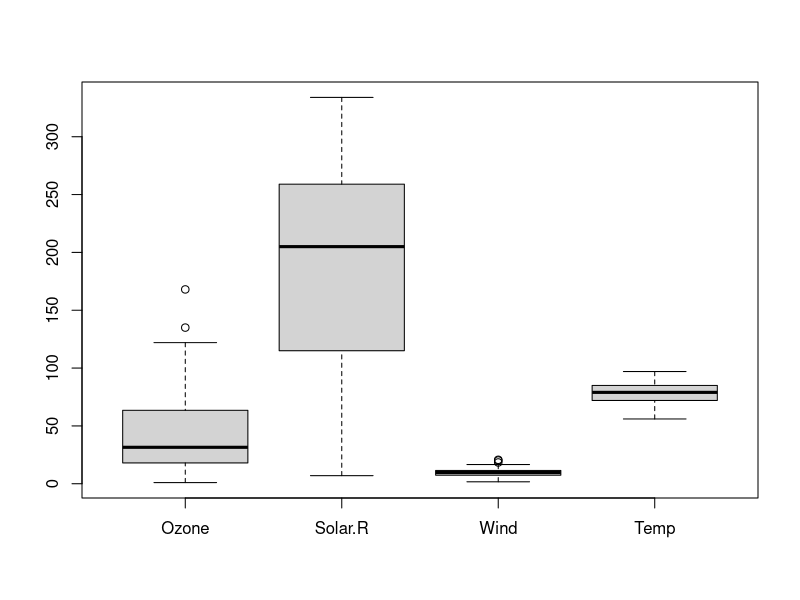
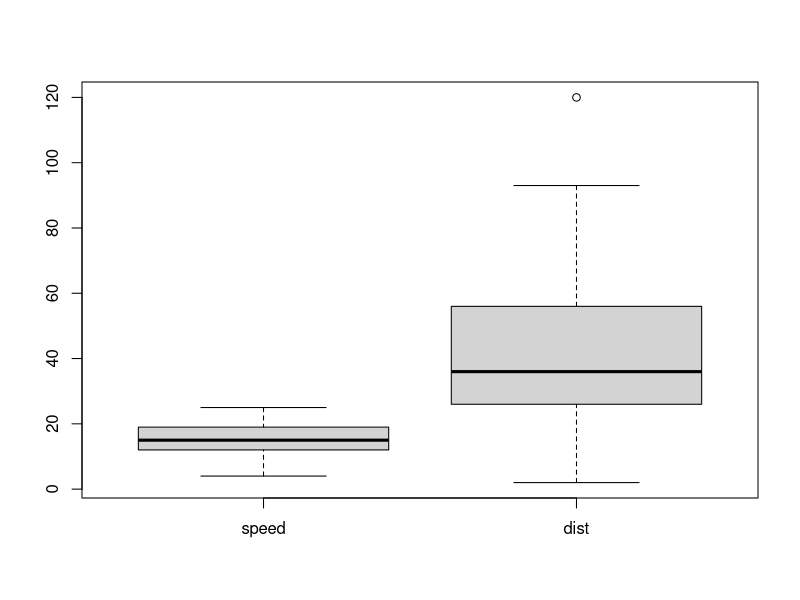
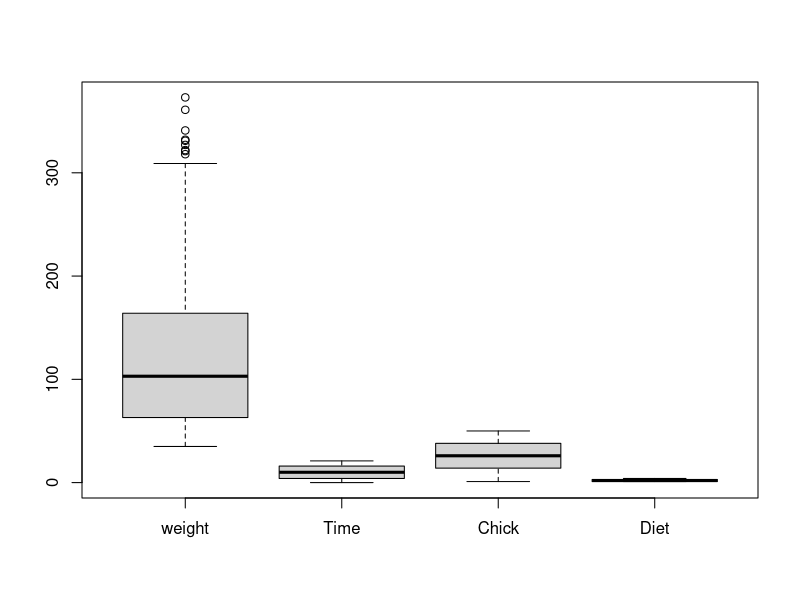

Write R code to recreate these figures, in order.
# 데이터 정제 : 이상치와 결측치 처리
## 결측치(missing value) : 누락된 값
### is.na()
### na.omit() : NA 결측값이 존재하는 행을 제거
### na.rm = T or F

str(airquality)
head(is.na(airquality))

apply(airquality,2,function(x){sum(is.na(x))})

apply(airquality,2,mean, na.rm=T)

## Ozone에 결측값이 아닌 관측데이터만 추출
air_narm <- airquality[!is.na(airquality$Ozone), ]
mean(air_narm$Ozone)
head(air_narm)

air_omit <- na.omit(airquality)
mean(air_omit$Ozone)

mean(airquality$Ozone, na.rm=T)

## 이상치(outlier)
patients <- data.frame(name=c('환자1', '환자2', '환자3', '환자4', '환자5'),
                       age = c(22, 30, 41, 27, 38),
                       gender = factor(c('M', 'F', 'M', 'K', 'F')),
                       bloode.type = factor(c('A', 'O', 'B', 'AB', 'C')))
patients
str(patients)

### 성별에서 이상치를 제거하고 추출
patients_omit <- patients[patients$gender == 'M' | patients$gender == 'F',]
patients_omit

### patients에서 성별과 혈액형에 이상치를 제거하고제출
patients_outlier <- patients[(patients$gender == 'M' | patients$gender == 'F') & (patients$bloode.type == 'O'),]

patients1 <- data.frame(name=c('환자1', '환자2', '환자3', '환자4', '환자5'),
                       age = c(22, 30, 41, 27, 38),
                       gender = c(1,2,1,3,2),
                       bloode.type = c(1,3,2,4,5))
patients1

## 성별의 이상치를 결측치 처리

patients1$gender <- ifelse(patients1$gender > 2, NA, patients1$gender)

## 혈액형의 이상치를 결측치 처리
patients1$bloode.type <- ifelse(patients1$bloode.type > 4, NA, patients1$bloode.type)

patients1


## 이상치를 판단하기 어려운 데이터의 처리
boxplot(airquality[,1:4])$stats

## Ozone 컬럼에 이상치를 찾아 결측처리
air <- airquality
str(air)
air$Ozone <- ifelse(air$Ozone < 1 | air$Ozone > 122, NA, air$Ozone)
table(is.na(air$Ozone))

## cars 데이터셋의 dist의 이상치를 제거한 후 dist의 평균을 계산하시오.
### 단, 이상치의 판단은 boxplot을 이용할 것
car = cars
boxplot(car)$stats
car$dist <- ifelse(car$dist < 2 | car$dist > 93, NA, car$dist)

## ChickWeight 데이터에서 병아리 무게(weight)의 이상치를 제거한 후 평균 무게를 구하시오.
### 단, 이상치의 판단은 boxplot을 이용할 것
chick <-  ChickWeight
boxplot(ChickWeight)$stats
chick$weight <- ifelse(chick$weight < 35 | chick$weight > 309, NA, chick$weight)
mean(chick$weight, na.rm=T)

